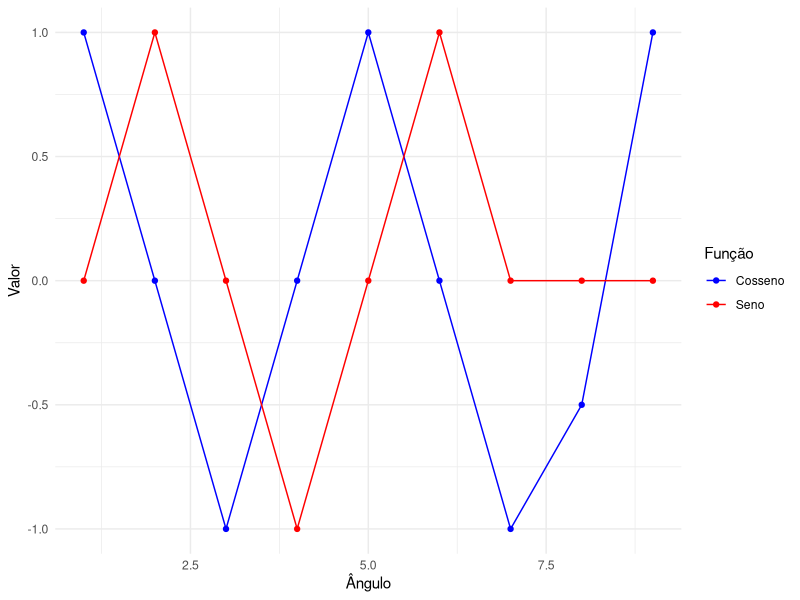

Source code (R):
#Questão 1
A <- matrix(c(12,-1,-5,0,-1,7,2,-1,-5,2,10,1,0,-1,1,3), nrow=4)
b <- c(1,2,3,4)

result <- solve(A,b)
result

#Questão 2
dados <- list(sub_um<- A[1:1,1:1],sub_dois<-A[1:2,1:2],sub_tres<-A[-4, -4])
determinante_funcao <- function(dados){
  for(d in dados[2:3]){
    a<- det(d)
    if(a > 0){
      resultado <- "TRUE"
      print(resultado)
    }
    else{
      resultado <- "FALSE"
      print(resultado)
    }
  }
}
determinante_funcao(dados)

#Questão 3
library(ggplot2)
library(tibble)
tabela <- tibble(
  cos = c(cos(-2*pi), cos((-3*pi)/2), cos(-pi), cos(-pi/2), cos(0) , cos(pi/2), cos(pi), cos((3*pi))/2, cos(2*pi)),
  sen = c(sin(-2*pi), sin((-3*pi)/2), sin(-pi), sin(-pi/2), sin(0) , sin(pi/2), sin(pi), sin((3*pi))/2, sin(2*pi))
)
# Criar o gráfico das funções cosseno e seno
grafico <- ggplot(tabela) +
  geom_line(aes(x = 1:length(cos), y = cos, color = "Cosseno")) +
  geom_point(aes(x = 1:length(cos), y = cos, color = "Cosseno")) +
  geom_line(aes(x = 1:length(sen), y = sen, color = "Seno")) +
  geom_point(aes(x = 1:length(sen), y = sen, color = "Seno")) +
  scale_color_manual(values = c("Cosseno" = "blue", "Seno" = "red")) +
  labs(x = "Ângulo", y = "Valor", color = "Função") +
  theme_minimal()

# Exibir o gráfico
print(grafico)